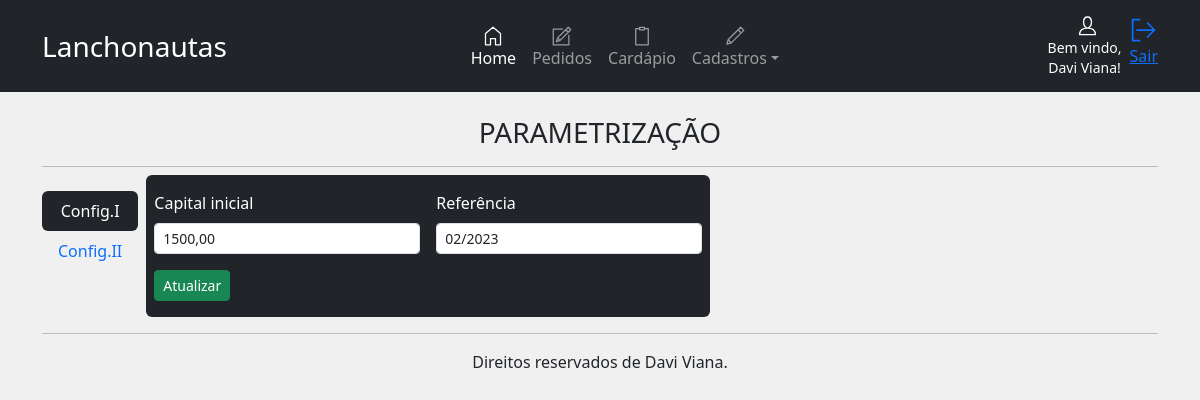
Screenshot of /painel/cad/config (signed in) with the database file from the repository.
### app/models/empresaModel.py (models this page shows, shortened)
class empresa(UserMixin, db.Model):
    id = db.Column(db.Integer, primary_key=True, autoincrement=True)
    nome_empresa = db.Column(db.String(100))
    razao_social = db.Column(db.String(100))
    endereco = db.Column(db.String(100))
    bairro = db.Column(db.String(200))
    cidade = db.Column(db.String(50))
    cep = db.Column(db.String(20))
    email = db.Column(db.String(50))
    tel = db.Column(db.String(20))
    cnpj = db.Column(db.String(20))
    dt_criacao = db.Column(db.String(50))

### app/models/usersModel.py (models this page shows, shortened)
class users(UserMixin, db.Model):
    id = db.Column(db.Integer, primary_key=True, autoincrement=True)
    user = db.Column(db.String(10))
    nome = db.Column(db.String(50))
    email = db.Column(db.String(100))
    senha = db.Column(db.String(200))
    administrador = db.Column(db.String(20))
    situacao = db.Column(db.String(20))
    dt_criacao = db.Column(db.String(50))
    def get_user(user):
        return users.query.get(user)

### app/models/controleModel.py (models this page shows, shortened)
class controle(UserMixin, db.Model):
    id = db.Column(db.Integer, primary_key=True, autoincrement=True)
    debito = db.Column(db.String(50))
    dt_ref = db.Column(db.String(50))

### app/views/cad.py (the view, shortened to what this page needs)
@bp.route('/config', methods=['POST', 'GET'])
@login_required
def config():
    config1 = controleModel.controle.query.filter_by(id=1).first()
    menu_panel = load.menu.get()
    return render_template('panel/config.html', config1=config1, menu_panel=menu_panel)

### app/__init__.py (called while the page is built)
@login_manager.user_loader
def get(user):
    return usersModel.users.get_user(user)

### app/services/load.py (called while the page is built)
    def get():
        empresa = empresaModel.empresa.query.filter_by(id=1).first()
        if empresa is None:
            nome_empresa = 'NOME EMPRESA'
        else:
            nome_empresa = empresa.nome_empresa
        nome = current_user.nome
        badgeOrder = pedidosModel.pedidos.query.filter_by(situacao='PENDENTE').all()
        return nome, nome_empresa, len(badgeOrder)

### app/templates/panel/config.html (shortened to what this page needs)
{% extends 'panel/home.html' %}
{% block panel %}
<br>
<h3 style="text-align: center;">PARAMETRIZAÇÃO</h3>
<hr>
<div class="d-flex align-items-start pt-2">
    <div class="nav flex-column nav-pills me-3" id="v-pills-tab" role="tablist" aria-orientation="vertical">
        <button class="nav-link active" id="v-pills-home-tab" data-bs-toggle="pill" data-bs-target="#v-pills-home"
            type="button" role="tab" aria-controls="v-pills-home" aria-selected="true">Config.I</button>
         <button class="nav-link" id="v-pills-profile-tab" data-bs-toggle="pill" data-bs-target="#v-pills-profile"
            type="button" role="tab" aria-controls="v-pills-profile" aria-selected="false">Config.II</button>
    </div>
    <div class="tab-content" id="v-pills-tabContent">
        <div class="tab-pane fade show active" id="v-pills-home" role="tabpanel" aria-labelledby="v-pills-home-tab"
            tabindex="0">
            <form class="row g-3 text-bg-dark pb-3 rounded" action="{{url_for('cad.config')}}" method="POST">
                <div class="col-md-6">
                    <label for="debito" class="form-label">Capital inicial</label>
                    <input type="text" class="form-control form-control-sm" id="debito" name="debito" value="{{ config1.debito }}" required>
                </div>
                <div class="col-md-6">
                    <label for="dt_ref" class="form-label">Referência</label>
                    <input type="text" class="form-control form-control-sm" id="dt_ref" name="dt_ref" value="{{ config1.dt_ref }}" required>
                </div>
                <div class="col-12">
                    <button type="submit" class="btn btn-success btn-sm">Atualizar</button>
                </div>
            </form>
        </div>
    </div>
</div>
{% endblock %}

### app/templates/panel/home.html (shortened to what this page needs)
{% extends 'layout.html' %}
{% block content %}
<header>
    <nav class="navbar navbar-expand-lg navbar-dark bg-dark fixed">
        <div class="container">
            <div style="width: 10em;" class="m-auto">
                <a class="navbar-brand text-center fs-3">{{ menu_panel[1] }}</a>
            </div>
            <div class="offcanvas offcanvas-end text-bg-dark" tabindex="-1" id="offcanvasDarkNavbar"
                aria-labelledby="offcanvasDarkNavbarLabel">
                <div class="offcanvas-body m-auto">
                    <ul class="navbar-nav m-auto">
                        <li class="nav-item">
                            <a class="nav-link active text-center" aria-current="page" href="{{url_for('panel.home')}}"><svg
                                    id="i-home" xmlns="http://www.w3.org/2000/svg" viewBox="0 0 32 32" width="40"
                                    height="20" fill="none" stroke="currentcolor" stroke-linecap="round"
                                    stroke-linejoin="round" stroke-width="2">
                                    <path d="M12 20 L12 30 4 30 4 12 16 2 28 12 28 30 20 30 20 20 Z" />
                                </svg> <br>Home</a>
                        </li>
                        <li class="nav-item">
                            <a class="nav-link text-center" href="{{url_for('panel.pedidos_')}}"> <svg
                                    id="i-compose" xmlns="http://www.w3.org/2000/svg" viewBox="0 0 32 32" width="40"
                                    height="20" fill="none" stroke="currentcolor" stroke-linecap="round"
                                    stroke-linejoin="round" stroke-width="2">
                                    <path
                                        d="M27 15 L27 30 2 30 2 5 17 5 M30 6 L26 2 9 19 7 25 13 23 Z M22 6 L26 10 Z M9 19 L13 23 Z" />
                                </svg> <br>Pedidos
                            </a>
                        </li>
                        <li class="nav-item">
                            <a class="nav-link text-center" href="{{url_for('panel.cardapio')}}"> <svg id="i-clipboard"
                                    xmlns="http://www.w3.org/2000/svg" viewBox="0 0 32 32" width="40" height="20"
                                    fill="none" stroke="currentcolor" stroke-linecap="round" stroke-linejoin="round"
                                    stroke-width="2">
                                    <path d="M12 2 L12 6 20 6 20 2 12 2 Z M11 4 L6 4 6 30 26 30 26 4 21 4" />
                                </svg> <br>Cardápio</a>
                        </li>
                        <li class="nav-item dropdown">
                            <a class="nav-link dropdown-toggle text-center" href="#" id="navbarDropdown" role="button"
                                data-bs-toggle="dropdown" aria-expanded="false"> <svg id="i-edit"
                                    xmlns="http://www.w3.org/2000/svg" viewBox="0 0 32 32" width="40" height="20"
                                    fill="none" stroke="currentcolor" stroke-linecap="round" stroke-linejoin="round"
                                    stroke-width="2">
                                    <path d="M30 7 L25 2 5 22 3 29 10 27 Z M21 6 L26 11 Z M5 22 L10 27 Z" />
                                </svg> <br>Cadastros</a>
                        </li>
                    </ul>
                </div>
            </div>
                <div class="d-flex flex-column align-items-center text-bg-dark">
                    <h6 class="text-center m-auto me-2"><small>Bem vindo,<br> {{ menu_panel[0] }}!</small></h6>
                </div>
                <a href="{{url_for('auth.logout')}}" class="mt-2 m-auto" role="button" title="Sair"><svg id="i-signout"
                        xmlns="http://www.w3.org/2000/svg" viewBox="0 0 32 32" width="28" height="28" fill="none"
                        stroke="currentcolor" stroke-linecap="round" stroke-linejoin="round" stroke-width="2">
                        <path d="M28 16 L8 16 M20 8 L28 16 20 24 M11 28 L3 28 3 4 11 4" />
                    </svg>
                    <p>Sair</p>
                </a>
        </div>
    </nav>
</header>
<main class="container">
    {% block panel %}{% endblock %}
    <hr>
</main>
<footer class="container pb-3" style="text-align: center;">
    Direitos reservados de Davi Viana.
</footer>
{% endblock %}

### app/static/css/style.css (style rules this page uses)
.text-center { text-align: center; }
.nav-pills .nav-link.active, .nav-pills .show>.nav-link { background-color: RGBA(33,37,41,var(--bs-bg-opacity,1))!important; color: #fff!important; }

### rows the page displays
empresa: nome_empresa "Lanchonautas"
users: nome "Davi Viana"
controle: debito "1500,00", dt_ref "02/2023"
